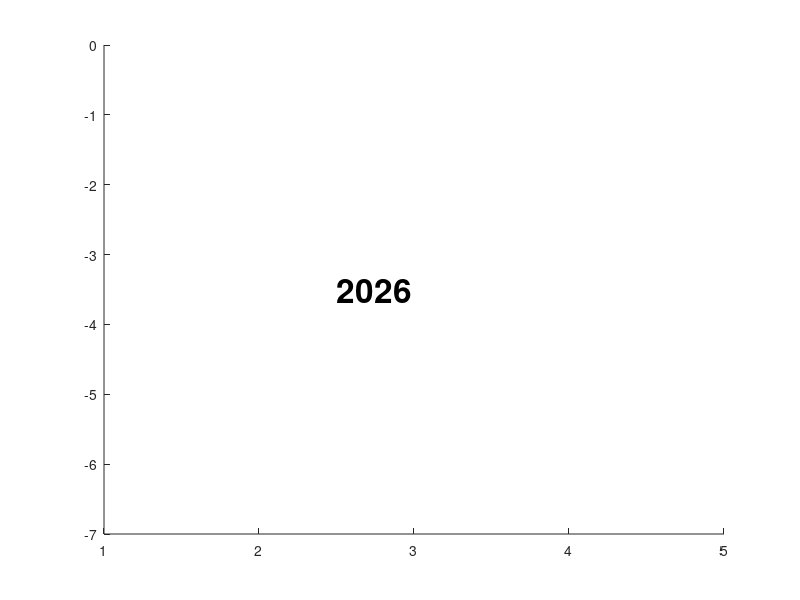

Recreate this plot in MATLAB.
%% script_5

%today's date
% date_text = date;
% year = date_text(end-4:end);
% plot text
% text(2.5,-3.5, year, 'FontSize', 32, 'FontWeight', 'bold')

%% SOLUTION: Breakout 1

%today's date
date_text = date;
year = date_text(end-3:end); %year is 2020, not -2020!
%plot text
text(2.5,-3.5, year, 'FontSize', 24, 'FontWeight', 'bold')
xlim([1 5])
ylim([-7 0])

%% SOLUTION: Breakout 2

%today's date
%date_text = date;
%year = date_text(end-3:end);
%plot text
%text(2.5,-3.5, 'Reviewer 2 is the best', 'FontSize', 24, 'FontWeight', 'bold', 'Color', 'g') % per reviewer comments
